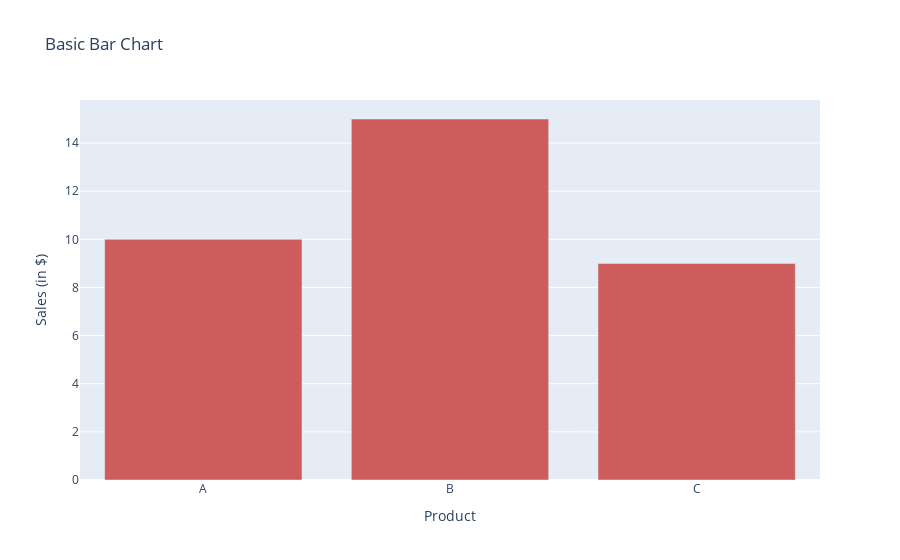

Notebook code cell kept with this figure:
### Markdown cell above
### Bar chart using plotly.graph_objects.

### Code cell
figb = go.Figure(data=[go.Bar(x=['A','B','C'], y=[10,15,9], marker_color='indianred')])
figb.update_layout(title='Basic Bar Chart', xaxis_title='Product',yaxis_title='Sales (in $)')
figb.show()

### Figure 1 — Plotly figure (JSON) as saved in the notebook; plotly's stock layout.template omitted (floating-point values rounded to 4 significant figures)
{"data": [{"marker": {"color": "indianred"}, "type": "bar", "x": ["A", "B", "C"], "y": [10, 15, 9]}], "layout": {"autosize": true, "title": {"text": "Basic Bar Chart"}, "xaxis": {"autorange": true, "range": [-0.5, 2.5], "title": {"text": "Product"}, "type": "category"}, "yaxis": {"autorange": true, "range": [0, 15.79], "title": {"text": "Sales (in $)"}, "type": "linear"}}}
